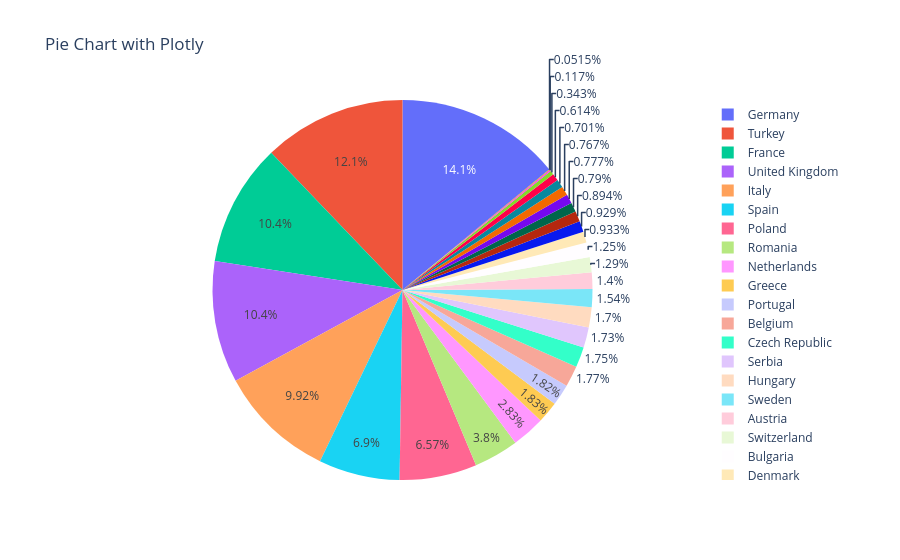

Write notebook code for a chart like this one.
### Code cell
import plotly.express as px

df = px.data.gapminder().query("year == 2007").query("continent == 'Europe'")
fig = px.pie(df, values='pop', names='country', title='Pie Chart with Plotly')
fig.show()

### Figure 1 — Plotly figure (JSON) as saved in the notebook; plotly's stock layout.template omitted (floating-point values rounded to 4 significant figures)
{"data": [{"domain": {"x": [0, 1], "y": [0, 1]}, "hovertemplate": "country=%{label}<br>pop=%{value}<extra></extra>", "labels": ["Albania", "Austria", "Belgium", "Bosnia and Herzegovina", "Bulgaria", "Croatia", "Czech Republic", "Denmark", "Finland", "France", "Germany", "Greece", "Hungary", "Iceland", "Ireland", "Italy", "Montenegro", "Netherlands", "Norway", "Poland", "Portugal", "Romania", "Serbia", "Slovak Republic", "Slovenia", "Spain", "Sweden", "Switzerland", "Turkey", "United Kingdom"], "legendgroup": "", "name": "", "showlegend": true, "type": "pie", "values": [3600523, 8199783, 10392226, 4552198, 7322858, 4493312, 10228744, 5468120, 5238460, 61083916, 82400996, 10706290, 9956108, 301931, 4109086, 58147733, 684736, 16570613, 4627926, 38518241, 10642836, 22276056, 10150265, 5447502, 2009245, 40448191, 9031088, 7554661, 71158647, 60776238]}], "layout": {"legend": {"tracegroupgap": 0}, "title": {"text": "Pie Chart with Plotly"}}}
